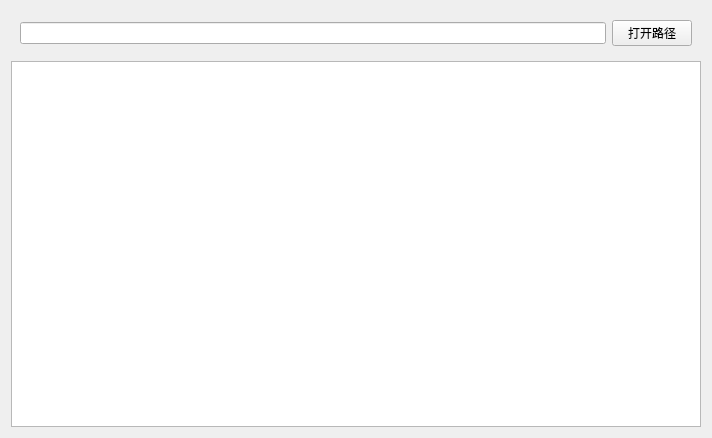
<?xml version="1.0" encoding="UTF-8"?>
<ui version="4.0">
 <class>Widget</class>
 <widget class="QWidget" name="Widget">
  <property name="geometry">
   <rect>
    <x>0</x>
    <y>0</y>
    <width>712</width>
    <height>438</height>
   </rect>
  </property>
  <property name="windowTitle">
   <string>Widget</string>
  </property>
  <layout class="QVBoxLayout" name="verticalLayout">
   <item>
    <widget class="QWidget" name="widget" native="true">
     <layout class="QHBoxLayout" name="horizontalLayout">
      <item>
       <widget class="QLineEdit" name="lineEdit"/>
      </item>
      <item>
       <widget class="QPushButton" name="pushButton">
        <property name="text">
         <string>打开路径</string>
        </property>
       </widget>
      </item>
     </layout>
    </widget>
   </item>
   <item>
    <widget class="QTextEdit" name="textEdit"/>
   </item>
  </layout>
 </widget>
 <resources/>
 <connections/>
</ui>
